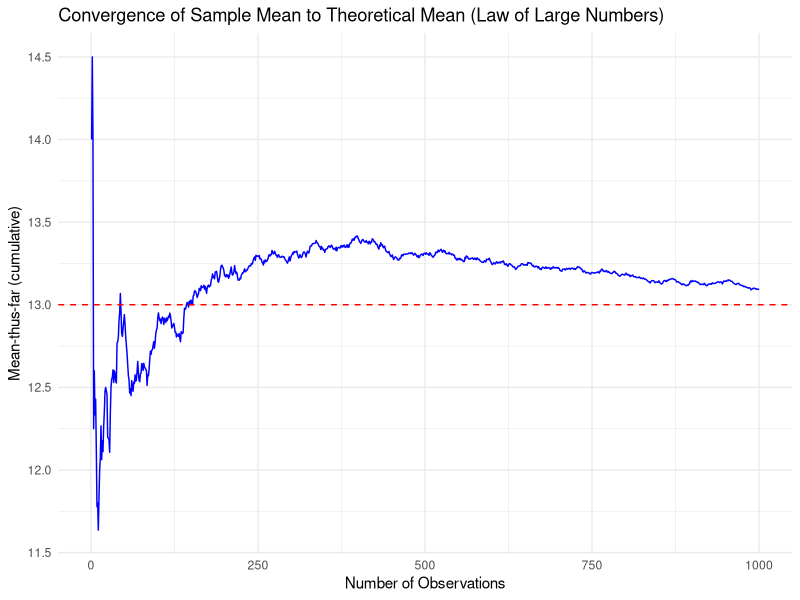
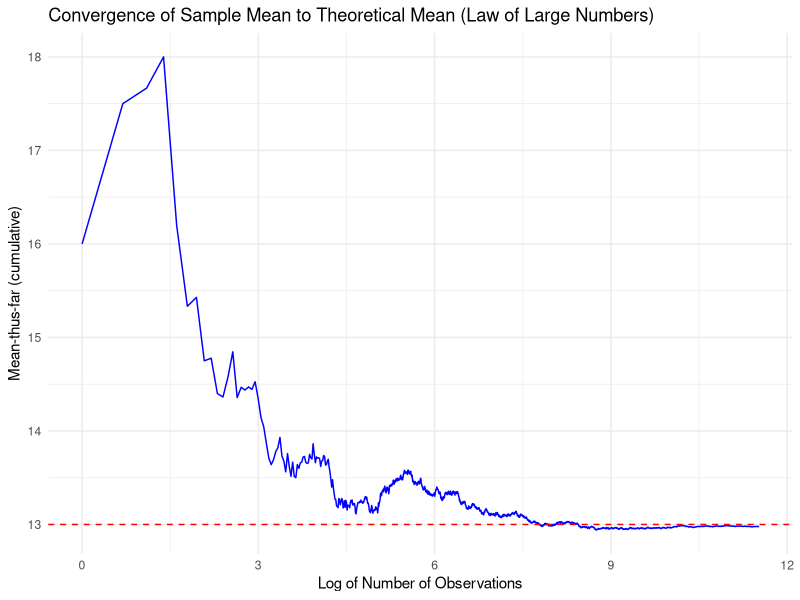
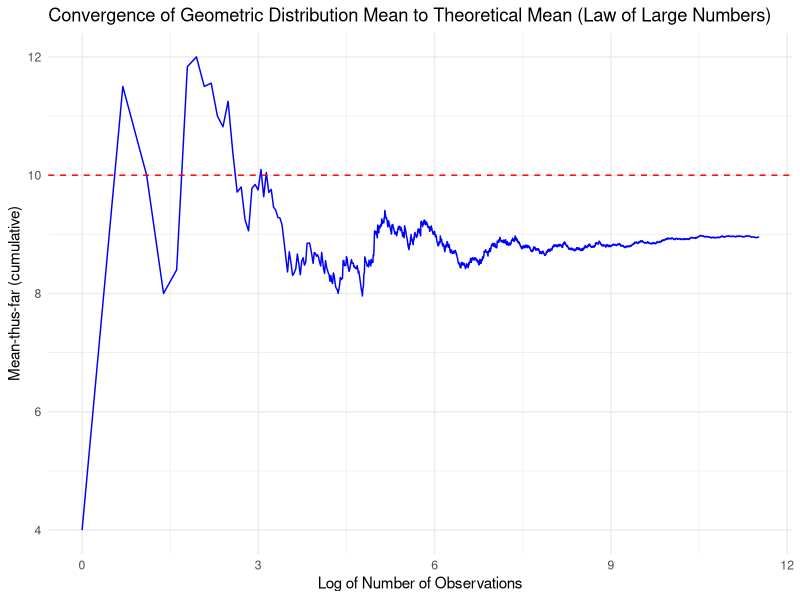
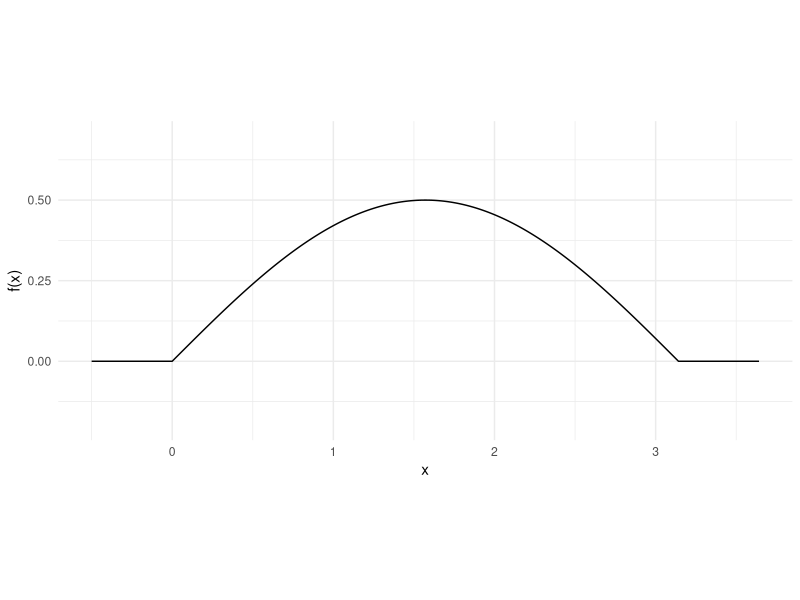

R code for these plots, in order:
## ---- chunk 1
knitr::opts_chunk$set(echo=T,eval=T,message=F,warning=F,fig.align='center')
library(tidyverse)
## ---- chunk 2
distance = function(x1, x2, y1, y2, z1, z2) {
  
  return(sqrt((x2-x1)^2 + (y2-y1)^2 + (z2-z1)^2))
}

## ---- chunk 3
lx = 5
ly = 10
lz = 20

NMC <- 10000;
results <- rep( 0, NMC );

for( i in 1:NMC) {
  
  x1 = runif(1, 0, lx)
  y1 = runif(1, 0, ly)
  z1 = runif(1, 0, lz)
  
  x2 = runif(1, 0, lx)
  y2 = runif(1, 0, ly)
  z2 = runif(1, 0, lz)
  
  results[i] <- distance(x1, x2, y1, y2, z1, z2);
}

sum( results )/NMC

## ---- chunk 4
triangle_area = function(x1, y1, x2, y2, x3, y3) {
  
  return(1/2 * abs(x1*(y2-y3) + x2*(y3-y1) + x3*(y1-y2)))
}
## ---- chunk 5
NMC <- 10000;
results <- rep( 0, NMC );

for( i in 1:NMC) {
  
  theta1 = runif(1, 0, 2*pi)
  theta2 = runif(1, 0, 2*pi)
  theta3 = runif(1, 0, 2*pi)
  
  x1 = cos(theta1)
  y1 = sin(theta1)
  x2 = cos(theta2)
  y2 = sin(theta2)
  x3 = cos(theta3)
  y3 = sin(theta3)
  
  results[i] <- triangle_area(x1, y1, x2, y2, x3, y3);
}

sum( results )/NMC
## ---- chunk 6
perimeter = function(x1, y1, x2, y2, x3, y3) {
  
  return(sqrt((x2-x1)^2 + (y2-y1)^2) + sqrt((x3-x2)^2 + (y3-y2)^2) + sqrt((x1-x3)^2 + (y1-y3)^2))
}

## ---- chunk 7
NMC <- 10000;
results <- rep( 0, NMC );

for( i in 1:NMC) {
  
  theta1 = runif(1, 0, 2*pi)
  theta2 = runif(1, 0, 2*pi)
  theta3 = runif(1, 0, 2*pi)
  
  x1 = cos(theta1)
  y1 = sin(theta1)
  x2 = cos(theta2)
  y2 = sin(theta2)
  x3 = cos(theta3)
  y3 = sin(theta3)
  
  results[i] <- perimeter(x1, y1, x2, y2, x3, y3);
}

sum( results )/NMC
## ---- chunk 8
random_standard_norm = function(x1, y1, x2, y2) {
  
  return(sqrt((x2-x1)^2 + (y2-y1)^2))
}
## ---- chunk 9
NMC <- 10000;
results <- rep( 0, NMC );

for( i in 1:NMC) {
  
  x1 = rnorm(1)
  y1 = rnorm(1)
  
  x2 = rnorm(1)
  y2 = rnorm(1)
  
  results[i] <- random_standard_norm(x1, y1, x2, y2);
}

sum( results )/NMC
## ---- chunk 10
len = 1000
index_col <- 1:len
poasson <- rpois(len, 13)
cumulative = cumsum(poasson) / index_col

df <- data.frame(Index = index_col, Poasson = poasson, Cumulative = cumulative)
print(df)
## ---- chunk 11
# Create the line plot
ggplot(df, aes(x = index_col, y = cumulative)) +
  geom_line(color = "blue") +                     # Plot xbar vs n in blue
  geom_hline(yintercept = 13, color = "red", linetype = "dashed") +  # Add a red dashed line at the theoretical mean (13)
  labs(title = "Convergence of Sample Mean to Theoretical Mean (Law of Large Numbers)",
       x = "Number of Observations",
       y = "Mean-thus-far (cumulative)") +
  theme_minimal()
## ---- chunk 12
len = 100000
index_col <- 1:len
poasson <- rpois(len, 13)
cumulative = cumsum(poasson) / index_col

df <- data.frame(Index = index_col, Poasson = poasson, Cumulative = cumulative)
#print(df)
## ---- chunk 13
# Create the line plot
ggplot(df, aes(x = log(index_col), y = cumulative)) +
  geom_line(color = "blue") +                     # Plot xbar vs n in blue
  geom_hline(yintercept = 13, color = "red", linetype = "dashed") +  # Add a red dashed line at the theoretical mean (13)
  labs(title = "Convergence of Sample Mean to Theoretical Mean (Law of Large Numbers)",
       x = "Log of Number of Observations",
       y = "Mean-thus-far (cumulative)") +
  theme_minimal()
## ---- chunk 14
# Set the new random variable parameters
len = 100000
p = 0.1  # Probability of success for Geometric distribution
expected_value = 1 / p  # Expected value for Geometric(p)

# Generate geometric random variables
index_col <- 1:len
geometric <- rgeom(len, p)
cumulative = cumsum(geometric) / index_col

# Create a data frame
df <- data.frame(Index = index_col, Geometric = geometric, Cumulative = cumulative)

# Plot the line plot with log-scale x-axis
ggplot(df, aes(x = log(index_col), y = cumulative)) +
  geom_line(color = "blue") +  # Plot cumulative mean
  geom_hline(yintercept = expected_value, color = "red", linetype = "dashed") +  # Add red line at the theoretical mean (10)
  labs(title = "Convergence of Geometric Distribution Mean to Theoretical Mean (Law of Large Numbers)",
       x = "Log of Number of Observations",
       y = "Mean-thus-far (cumulative)") +
  theme_minimal()

## ---- chunk 15
# The scoring function is provided for you. 
# You can feed it a single width or a vector of widths
score <- function(width){
  scores <- rep(0, length(width))
  scores[width<=241] <- width[width<=241]/241*100 
  return(mean(scores))
}
## ---- chunk 16
# here we define a *vectorized* function to evaluate the density of X
pdf_x = function(x) {
  # ifelse is like a function version of an if statement.
  # We use it here to ensure that pdf_x can operate directly on vectors.
  return(ifelse(0<=x & x<=pi , .5*sin(x) , 0 ))
}

# showing the PDF in a plot
ggplot() + geom_function(fun=pdf_x, n=10001) + 
  coord_fixed(ratio=2) + theme_minimal() + 
  xlim(c(-.5,pi+.5)) + ylim(-.2,.7) + labs(x="x", y="f(x)")
## ---- chunk 17
# complete the function
rx = function(n) {
  # TODO: code goes here
}

# The histogram should look like the PDF we plotted above.
# Un-comment the following lines of code and check it looks correct

#hist(rx(1000), probability=TRUE)
#lines(x=seq(0,pi,.01), y=pdf_x(seq(0,pi,.01)), col='red')
